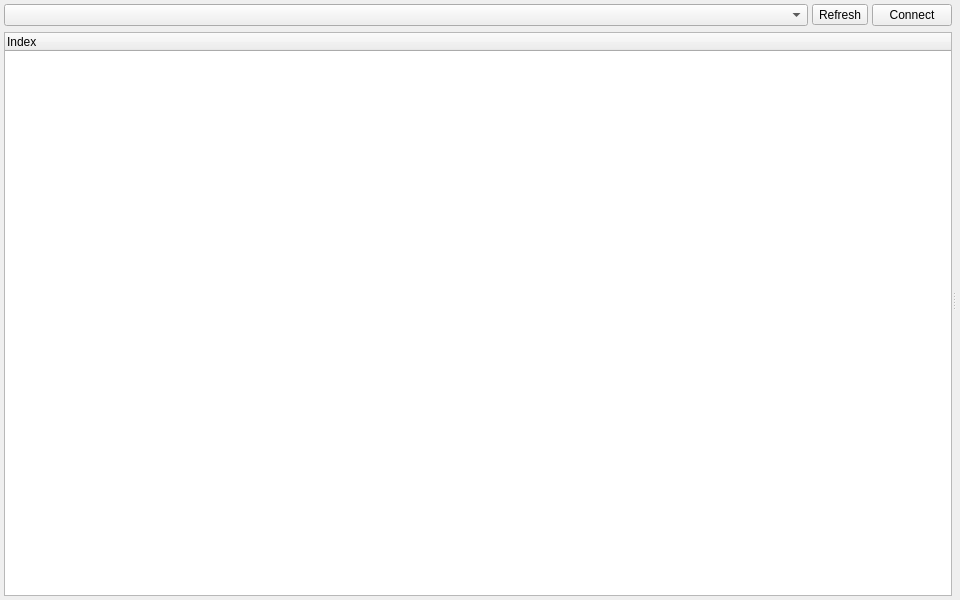
<?xml version="1.0" encoding="UTF-8"?>
<ui version="4.0">
 <class>ConfigPage</class>
 <widget class="QWidget" name="ConfigPage">
  <property name="geometry">
   <rect>
    <x>0</x>
    <y>0</y>
    <width>960</width>
    <height>600</height>
   </rect>
  </property>
  <property name="windowTitle">
   <string>Config Page</string>
  </property>
  <layout class="QHBoxLayout" name="horizontalLayout">
   <property name="spacing">
    <number>4</number>
   </property>
   <property name="leftMargin">
    <number>4</number>
   </property>
   <property name="topMargin">
    <number>4</number>
   </property>
   <property name="rightMargin">
    <number>4</number>
   </property>
   <property name="bottomMargin">
    <number>4</number>
   </property>
   <item>
    <widget class="QSplitter" name="splitterMain">
     <property name="orientation">
      <enum>Qt::Horizontal</enum>
     </property>
     <widget class="QWidget" name="panelLeft">
      <layout class="QVBoxLayout" name="layoutLeft">
       <property name="leftMargin">
        <number>0</number>
       </property>
       <property name="topMargin">
        <number>0</number>
       </property>
       <property name="rightMargin">
        <number>0</number>
       </property>
       <property name="bottomMargin">
        <number>0</number>
       </property>
       <item>
        <layout class="QHBoxLayout" name="layoutConnection">
         <property name="spacing">
          <number>4</number>
         </property>
         <item>
          <widget class="QComboBox" name="comboPort">
           <property name="minimumSize">
            <size>
             <width>110</width>
             <height>0</height>
            </size>
           </property>
          </widget>
         </item>
         <item>
          <widget class="QToolButton" name="btnPortRefresh">
           <property name="text">
            <string>Refresh</string>
           </property>
          </widget>
         </item>
         <item>
          <widget class="QPushButton" name="btnConnect">
           <property name="sizePolicy">
            <sizepolicy hsizetype="Fixed" vsizetype="Fixed">
             <horstretch>0</horstretch>
             <verstretch>0</verstretch>
            </sizepolicy>
           </property>
           <property name="text">
            <string>Connect</string>
           </property>
          </widget>
         </item>
        </layout>
       </item>
       <item>
        <widget class="QTreeWidget" name="treeIndex">
         <property name="minimumSize">
          <size>
           <width>120</width>
           <height>0</height>
          </size>
         </property>
         <property name="indentation">
          <number>16</number>
         </property>
         <column>
          <property name="text">
           <string>Index</string>
          </property>
         </column>
        </widget>
       </item>
      </layout>
     </widget>
     <widget class="QStackedWidget" name="stackedPages"/>
    </widget>
   </item>
  </layout>
 </widget>
 <resources/>
 <connections/>
</ui>
